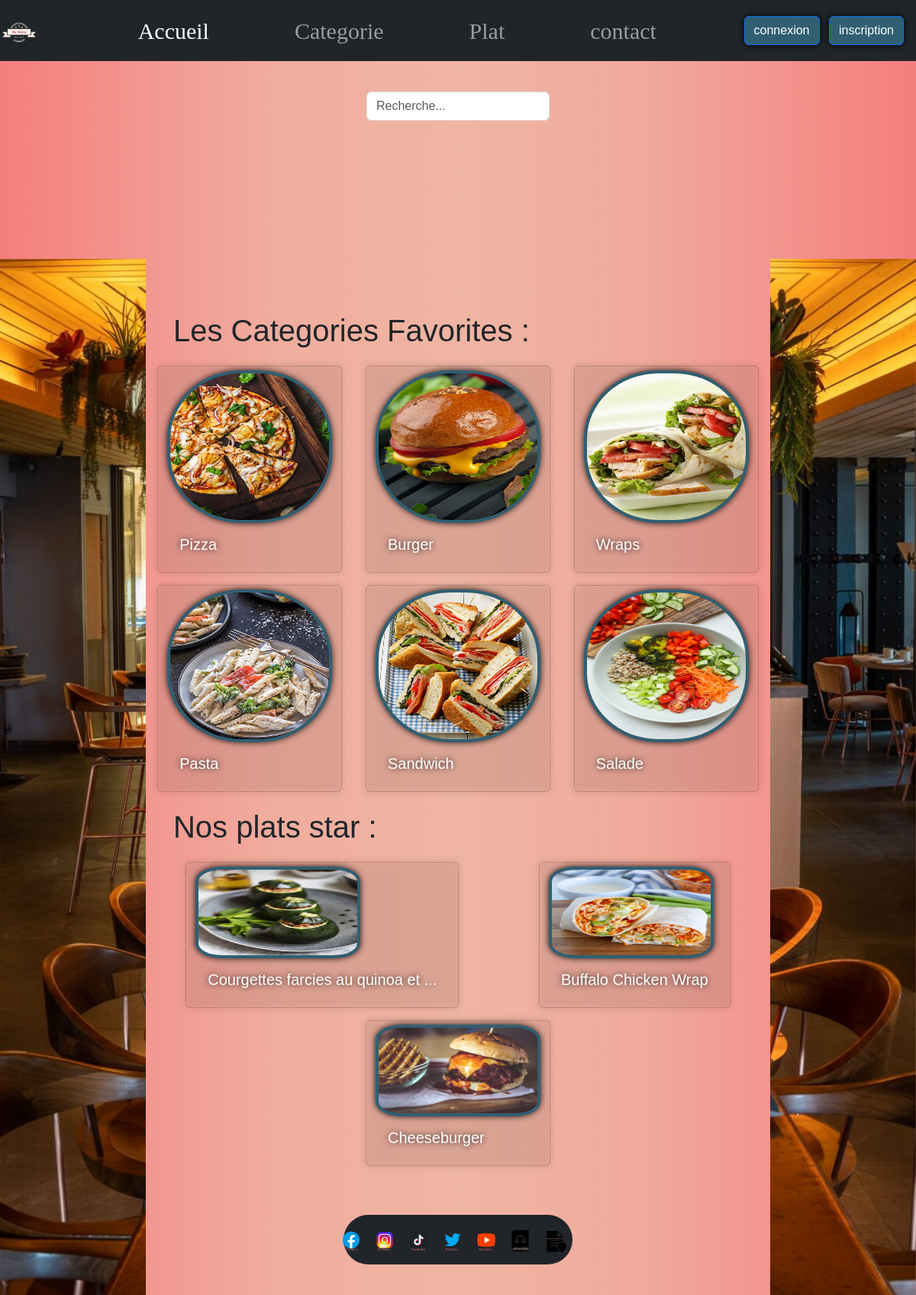
/php/index.php, run on the app's committed database.
### tables this page shows
CREATE TABLE
  `categorie` (
    `id` int AUTO_INCREMENT PRIMARY KEY,
    `libelle` varchar(100) NOT NULL,
    `image` varchar(255) NOT NULL,
    `active` varchar(10) NOT NULL
  );

CREATE TABLE
  `plat` (
    `id` int AUTO_INCREMENT PRIMARY KEY,
    `libelle` varchar(100) NOT NULL,
    `description` text NOT NULL,
    `prix` decimal(10, 2) NOT NULL,
    `image` varchar(255) NOT NULL,
    `id_categorie` int REFERENCES `categorie` (id),
    `active` varchar(10) NOT NULL
  );

### php/class/DAO.php (called while the page is built, shortened)
<?php
class requete
{
    protected $_conn;
    private $_selectall;
    private $_select;
    public function setConnection($servername,$dbname,$username,$password){
        try {
            $conn = new PDO("mysql:host=$servername;dbname=$dbname", $username, $password);
            $conn->setAttribute(PDO::ATTR_ERRMODE, PDO::ERRMODE_EXCEPTION);
            $this->_conn = $conn;
        } catch(PDOException $e) {
            echo "Erreur de connexion à la base de données: " . $e->getMessage();
        }
    }
    public function setSelectall($table){
        if($table == 'plat'){
        $this->_select = $this->_conn->prepare("SELECT * FROM plat WHERE active = 'Yes';");
        } elseif ($table == 'categorie') {
            $this->_select = $this->_conn->prepare("SELECT * FROM categorie WHERE active = 'Yes';");
        } elseif ($table == 'commande')  {
            $this->_select = $this->_conn->prepare("SELECT * FROM commande;");
        } else {
            echo 'table introuvable';
        }
        }
        public function setSelectcondition($table,$condition){
            if($table == 'plat' && $condition == 'plusvendue'){
                $this->_select = $this->_conn->prepare("SELECT p.id,p.id_categorie,c.id_plat,SUM(quantite) as quantite_vendue,SUM(quantite)*prix as rentabilite,p.libelle,p.description,p.prix,p.image
                                                    FROM commande c LEFT JOIN plat p ON c.id_plat =p.id
                                                        WHERE c.etat != 'Annulée'  GROUP BY c.id_plat
                                                            ORDER BY rentabilite DESC;");
                } elseif ($table == 'plat' && $condition == 'toutlesplat') {
                    $this->_select = $this->_conn->prepare("SELECT plat.libelle AS platnom, plat.prix, plat.image, plat.description, categorie.libelle AS catnom ,plat.id
                                                FROM plat LEFT JOIN categorie on plat.id_categorie = categorie.id
                                                    ORDER BY categorie.libelle DESC");
                } else {
                    echo 'table introuvable';
                }
        }
    public function getSelectall($allforone) {
        if ($allforone == 'all'){
            try {
                $this->_select->execute();
                $this->_selectall = $this->_select->fetchAll();
            } catch (PDOException $e) {
                echo 'Erreur lors de l\'exécution de la requête : ' . $e->getMessage();
            };
        }
        return $this->_selectall;
    }
}
?>

### php/index.php (the view, shortened to what this page needs)
<?php
require_once('header.php');
require('class/DAO.php');
 $p = new requete();
 $p->setConnection($servername,$dbname,$username,$password);
 $p->setSelectall('categorie');
$req = $p->getSelectall('all');
 ?>
<div>
    <div class="gridmid">
    <div class="col-12 p-0 mid1 d-md-none d-lg-block parallax"></div>
    <div class="mid2 container my-5">
        <div class="row justify-content-center mt-3">
            <div class="fs-1 col-12 ms-md-5">Les Categories Favorites :</div>
            <?php
            $i = 0;
                foreach($req as $category){
                    echo '<div class="card col-12 col-sm-6 col-md-4 mt-3 mx-auto">
                    <a class="link-body-emphasis link-offset-2 link-underline-opacity-0 link-underline-opacity-75-hover" href="plat.php?numcat='.$category['id'].'">
                        <img src="../img/category/'.$category['image'].'" class="card-img-top imagecat" alt="'.$category['libelle'].'">
                        <div class="card-body">
                            <h5 class="card-title">'.$category['libelle'].'</h5>
                        </div>
                    </a>
                </div>';
                $i++;
                if($i == 6){
                    break;
                    };
                };
            ?>
                    <div class="fs-1 ms-md-5 mt-3">Nos plats star :</div>
                    <?php
$p = new requete();
$p->setConnection($servername,$dbname,$username,$password);
$p->setSelectcondition('plat','plusvendue');
$req = $p->getSelectall('all');
                        $i = 0;
                        foreach($req as $plat){
                            echo '  <div class="card col-12 col-sm-6 col-md-4 mt-3 mx-auto">
                                        <a class="link-body-emphasis link-offset-2 link-underline-opacity-0 link-underline-opacity-75-hover" href="commande.php?platcom='.$plat["id"].'">
                                            <img src="../img/food/'.$plat["image"].'" class="card-img-top imageplat" alt="'.$plat["libelle"].'">
                                            <div class="card-body">
                                                <h5 class="card-title">'.mb_strimwidth($plat["libelle"], 0, 35, "...").'</h5>
                                            </div>
                                        </a>
                                    </div>';
                        $i++;
                        if($i == 3){
                            break;
                            };
                        };
                    ?>
                    </div>
                    </div>
                <div class="col-12 p-0 mid3 d-md-none d-lg-block d-sm-block parallax"></div>
                <?php
                include_once ('footer.php');
                ?>

### php/header.php (shortened to what this page needs)
<!DOCTYPE html>
<html lang="fr">
  <head>
    <link href="https://cdn.jsdelivr.net/npm/bootstrap@5.3.3/dist/css/bootstrap.min.css" rel="stylesheet"/>
    <?php
    if($_SERVER['REQUEST_URI'] == "/php/index.php"){echo
        '<link rel="stylesheet" href="../css/index.css">';}
        elseif($_SERVER['REQUEST_URI'] == "/php/plat.php?numcat=".$_GET['numcat']."" || $_SERVER['REQUEST_URI'] == "/php/plat.php"){echo
            '<link rel="stylesheet" href="../css/plat.css">';}
            else {echo
                '<link rel="stylesheet" href="../css/categorie.css">';}
    ?>
</head>
  <body>
<header id="navbar">
 <nav class="navbar navbar-expand-sm bg-dark navbar-dark fixed-top">
            <a class="navbar-brand" href="#"><img src="../img/the_district_brand/logo_transparent.png" width="50" class="d-inline-block align-text-top" alt="navicon"></a>
        <div class="collapse navbar-collapse justify-content-center" id="collapsibleNavbar">
        <div class='jutify-content-center'>
        <ul class="navbar-nav ">
                <li class="nav-item px-5">
                    <a <?php if($_SERVER['REQUEST_URI'] == "/php/index.php")echo ' class="textnav nav-link active"';else echo ' class="textnav nav-link"'?> href="index.php" title="Accueil">Accueil</a>
                </li>
                <li class="nav-item px-5">
                    <a <?php if($_SERVER['REQUEST_URI'] == "/php/categorie.php")echo ' class="textnav nav-link active"';else echo ' class="textnav nav-link"'?> href="categorie.php" title="Categorie">Categorie</a>
                </li>
                <li class="nav-item px-5">
                    <a <?php if($_SERVER['REQUEST_URI'] == "/php/plat.php?numcat=".$_GET['numcat']."" || $_SERVER['REQUEST_URI'] == "/php/plat.php")echo ' class="textnav nav-link active"';else echo ' class="textnav nav-link"'?> href="plat.php" title="Plat">Plat</a>
                </li>
                <li class="nav-item px-5">
                    <a <?php if($_SERVER['REQUEST_URI'] == "/php/contact.php")echo ' class="textnav nav-link active"';else echo ' class="textnav nav-link"'?> href="contact.php" title="contact">contact</a>
                </li>
            </ul>
        </div>
        </div>
        <?php if(isset($_SESSION['user'])){ ?>
        <div class='groupbutton d-none d-md-block justify-content-end me-3'>
                <button class="btn btn-primary me-2" type="button" value='commande' name='commande_ou_deconnexion' onclick='window.location.href="detail_commande.php"'><?= $_SESSION['user']['nom_prenom'] ?></button>
                <button class="btn btn-primary" type="button" value='inscription' name='commande_ou_deconnexion' onclick='window.location.href="script/script_deconnexion.php"'>deconnexion</button>
        </div>
             <?php } else { ?>
        <form action="form_inscriptioneconnexion.php" method='POST'>
        <div class='groupbutton d-none d-md-block justify-content-end me-3'>
                <button class="btn btn-primary me-2" type="submit" value='connexion' name='inscription_et_connexion'>connexion</button>
                <button class="btn btn-primary" type="submit" value='inscription' name='inscription_et_connexion'>inscription</button>
        </div>
        </form>
        <?php } ?>
     </nav>
<?php
if($_SERVER['REQUEST_URI'] == "/php/index.php")
echo '<div id="parent">
                <div id="banniere" class="row g-0">
                    <video id="video" class="col-12" src="../img/video/video_the_district.webm" style="width: 100vmax; height: 20vmax;" playsinline autoplay loop muted></video>
                </div>
                <div id="recherche" class="d-none d-sm-flex">
                    <form class="col-12" action="script/script_recherche.php" role="search">
                        <input class="form-control me-2" type="search" name="recherche" placeholder="Recherche..." aria-label="Search">
                    </form>
                </div>
            </div>';
            else echo
    '<img id="img-top" src="../img/bg2.jpeg" alt="bg2">';
?>
</header>

### php/footer.php (shortened to what this page needs)
<footer class="mid4 p-0 g-0">
                    <nav id="navbot" class="navbar navbar-expand bg-dark navbar-dark mt-3 rounded-pill rounded-xs-none container-fluid <?php  ?>">
                        <div class="collapse navbar-collapse justify-content-center row" id="collapsibleNavbar2">
                            <ul class="navbar-nav col-12 justify-content-center mx-xl-2">
                                <li class="nav-item">
                                    <a class="nav-link active" href="#" title="Accueil"><img src="../img/social_media/icons8-facebook-48.png" class="img-fluid align-text-top" alt="navinsta"></a>
                                </li>
                                <li class="nav-item">
                                    <a class="nav-link" href="#" title="Categorie"><img src="../img/social_media/icons8-instagram-48.png" class="img-fluid d-inline-block align-text-top" alt="navfb"></a>
                                </li>
                                <li class="nav-item">
                                    <a class="nav-link" href="#" title="Plat"><img src="../img/social_media/icons8-tiktok-48.png" class="img-fluid d-inline-block align-text-top" alt="navtt"></a>
                                </li>
                        <li class="nav-item">
                            <a class="nav-link" href="#" title="contact"><img src="../img/social_media/icons8-twitter-48.png" class="img-fluid d-inline-block align-text-top" alt="navx"></a>
                        </li>
                        <li class="nav-item">
                            <a class="nav-link" href="#" title="contact"><img src="../img/social_media/icons8-youtube-48.png" class="img-fluid d-inline-block align-text-top" alt="navyt"></a>
                        </li>
                        <li class="nav-item">
                            <a class="nav-link" href="mention_legales.php" title="mention_legales"><img src="../img/social_media/icons8-mention-legales-50.png" class="img-fluid d-inline-block align-text-top" alt="navyt"></a>
                        </li>
                        <li class="nav-item">
                            <a class="nav-link" href="politique_de_confidentialité.php" title="politique_de_confidentialité"><img src="../img/social_media/icons8-politique-de-confidentialité-50.png" class="img-fluid d-inline-block align-text-top" alt="navyt"></a>
                        </li>
                    </ul>
                </div>
            </nav>
        </footer>
  </body>
</html>

### css/index.css (style rules this page uses)
body { font-family: Arial, "Times New Roman", sans-serif; width: 100vw; background: rgb(245,126,126); background: linear-gradient(90deg, rgba(245,126,126,1) 0%, rgba(240,173,158,1) 30%, rgba(239,181,163,1) 50%, rgba(240,170,156,1) 70%, rgba(245,126,126,1) 100%); }
#parent { display: grid; grid-template-columns: repeat(5, 1fr); grid-template-rows: 0.5fr 0,6fr ; grid-column-gap: 0px; grid-row-gap: 0px; }
#banniere { grid-area: 2 / 1 / 3 / 6; }
#recherche { grid-area: 2 / 3 / 3 / 4; margin-top: 10vw; }
.imagecat { margin-top: 5px; padding: 0; border-radius: 45%; border: 4px solid #315F72; width: 18vw; height: 25vh; }
.imageplat { margin-top: 5px; padding: 0; border-radius: 16%; border: 4px solid #315F72; width: 18vw; height: 15vh; }
#video { width: 100%; object-fit: fill; left: 0; right: 0; top: 0; bottom: 0; z-index: -1; }
#navbot { width: 25vw; background-color: #315F72; }
button { border: #315F72 1px solid; color: #315F72; }
.textnav { font-size: 30px; font-family: cursive; }
.card { transition: 1s ease; }
.card { width: auto; background-color: rgba(240,173,158,0.1); filter:drop-shadow( 0 0 0.25rem black) }
.card-title { color: white; }
.gridmid { display: grid; grid-template-columns: 0.7fr repeat(3, 1fr) 0.7fr; grid-template-rows: repeat(4, 1fr) 0.4fr; grid-column-gap: 0px; grid-row-gap: 0px; }
.mid1 { grid-area: 1 / 1 / 6 / 2; }
.mid2 { grid-area: 1 / 2 / 5 / 5; }
.mid3 { grid-area: 1 / 5 / 6 / 6; }
.mid4 { grid-area: 5 / 2 / 6 / 5; }
.parallax { background-image : url("../img/video/Spoon_cLe_Bonbon-1-scaled.jpg"); min-height : 500px; background-attachment : fixed; background-position : center; background-repeat : no-repeat; background-size : cover; }
button.btn { background-color: #315F72; }
.btn { filter:drop-shadow( 0 0 0.25rem black); transition: all 0.25s; }

### data on the page
categorie: image (picture), libelle "Pizza"
categorie: image (picture), libelle "Burger"
categorie: image (picture), libelle "Wraps"
categorie: image (picture), libelle "Pasta"
categorie: image (picture), libelle "Sandwich"
categorie: image (picture), libelle "Salade"
plat: image (picture), libelle "Courgettes farcies au quinoa et ..."
plat: image (picture), libelle "Buffalo Chicken Wrap"
plat: image (picture), libelle "Cheeseburger"
